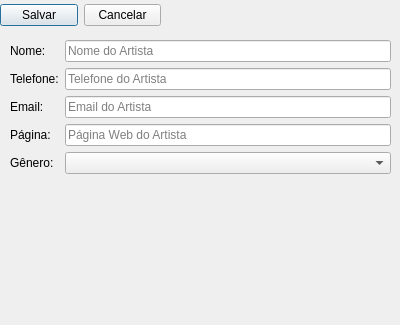
<?xml version="1.0" encoding="UTF-8"?>
<ui version="4.0">
 <class>Dialog</class>
 <widget class="QDialog" name="Dialog">
  <property name="geometry">
   <rect>
    <x>0</x>
    <y>0</y>
    <width>400</width>
    <height>325</height>
   </rect>
  </property>
  <property name="windowTitle">
   <string>Cadastro de Artistas - Eventos</string>
  </property>
  <widget class="QWidget" name="horizontalLayoutWidget">
   <property name="geometry">
    <rect>
     <x>0</x>
     <y>0</y>
     <width>161</width>
     <height>31</height>
    </rect>
   </property>
   <layout class="QHBoxLayout" name="horizontalLayout">
    <item>
     <widget class="QPushButton" name="pushButtonSalvar">
      <property name="text">
       <string>Salvar</string>
      </property>
     </widget>
    </item>
    <item>
     <widget class="QPushButton" name="pushButtonCancelar">
      <property name="text">
       <string>Cancelar</string>
      </property>
     </widget>
    </item>
   </layout>
  </widget>
  <widget class="QWidget" name="formLayoutWidget">
   <property name="geometry">
    <rect>
     <x>10</x>
     <y>40</y>
     <width>381</width>
     <height>136</height>
    </rect>
   </property>
   <layout class="QFormLayout" name="formLayout">
    <item row="0" column="0">
     <widget class="QLabel" name="labelNome">
      <property name="text">
       <string>Nome:</string>
      </property>
     </widget>
    </item>
    <item row="0" column="1">
     <widget class="QLineEdit" name="lineEditNome">
      <property name="placeholderText">
       <string>Nome do Artista</string>
      </property>
     </widget>
    </item>
    <item row="4" column="0">
     <widget class="QLabel" name="labelGenero">
      <property name="text">
       <string>Gênero:</string>
      </property>
     </widget>
    </item>
    <item row="4" column="1">
     <widget class="QComboBox" name="comboBoxGenero"/>
    </item>
    <item row="3" column="0">
     <widget class="QLabel" name="labelPagina">
      <property name="text">
       <string>Página:</string>
      </property>
     </widget>
    </item>
    <item row="3" column="1">
     <widget class="QLineEdit" name="lineEditPagina">
      <property name="placeholderText">
       <string>Página Web do Artista</string>
      </property>
     </widget>
    </item>
    <item row="2" column="0">
     <widget class="QLabel" name="labelEmail">
      <property name="text">
       <string>Email:</string>
      </property>
     </widget>
    </item>
    <item row="2" column="1">
     <widget class="QLineEdit" name="lineEditEmail">
      <property name="placeholderText">
       <string>Email do Artista</string>
      </property>
     </widget>
    </item>
    <item row="1" column="0">
     <widget class="QLabel" name="labelTelefone">
      <property name="text">
       <string>Telefone:</string>
      </property>
     </widget>
    </item>
    <item row="1" column="1">
     <widget class="QLineEdit" name="lineEditTelefone">
      <property name="maxLength">
       <number>16</number>
      </property>
      <property name="placeholderText">
       <string>Telefone do Artista</string>
      </property>
     </widget>
    </item>
   </layout>
  </widget>
 </widget>
 <tabstops>
  <tabstop>lineEditNome</tabstop>
  <tabstop>lineEditTelefone</tabstop>
  <tabstop>lineEditEmail</tabstop>
  <tabstop>lineEditPagina</tabstop>
  <tabstop>comboBoxGenero</tabstop>
  <tabstop>pushButtonSalvar</tabstop>
  <tabstop>pushButtonCancelar</tabstop>
 </tabstops>
 <resources/>
 <connections/>
</ui>
